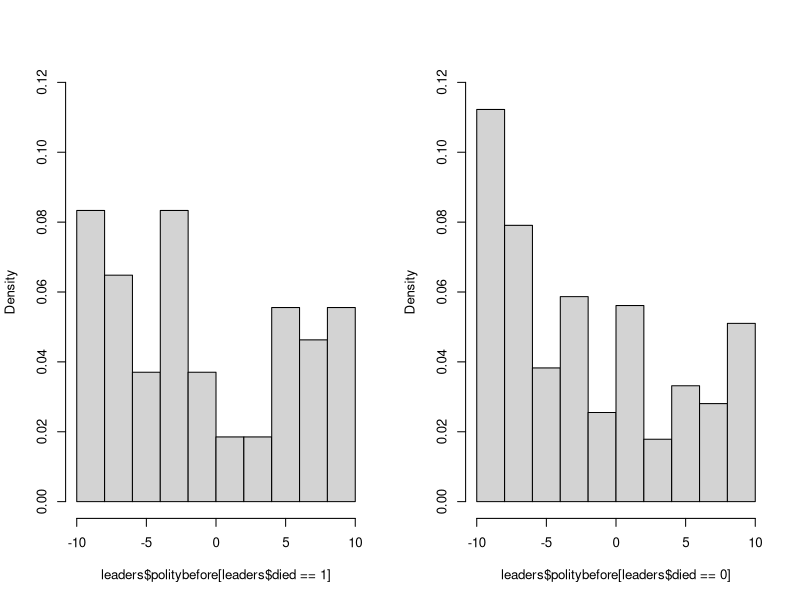
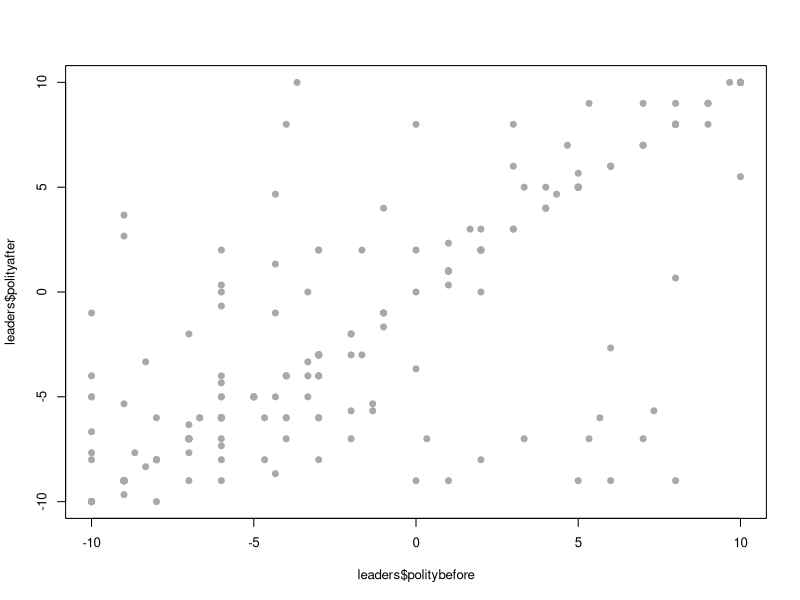

The R script that drew these images, in order:
## ---- chunk 1
## load and look at the data
leaders <- read.csv("leaders.csv") # reads and stores data
## ---- chunk 2
head(leaders) # shows first observations
## ---- chunk 3
    dim(leaders) # provides dimensions of dataframe: rows, columns
## ---- chunk 4
    table(leaders$died) # creates table of frequencies
## ---- chunk 5
    mean(leaders$died) # calculates the mean of died
## ---- chunk 6
    par(mfrow=c(1,2), cex=0.8)
    hist(leaders$politybefore[leaders$died==1], freq=FALSE, breaks=10, main="", ylim=c(0,0.12))  # for successful assassination attempts
    hist(leaders$politybefore[leaders$died==0], freq=FALSE, breaks=10, main="", ylim=c(0,0.12))  # for unsuccessful assassination attempts
## ---- chunk 7
    ## compute means of politybefore
    mean(leaders$politybefore[leaders$died==1]) # for successful assassination attempts
    mean(leaders$politybefore[leaders$died==0]) # for unsuccessful assassination attempts
## ---- chunk 8
    par(mfrow=c(1,1), cex=0.8)
    plot(leaders$politybefore, leaders$polityafter, pch=19, col="darkgray")
## ---- chunk 9
    ## compute correlation
    cor(leaders$politybefore, leaders$polityafter)
